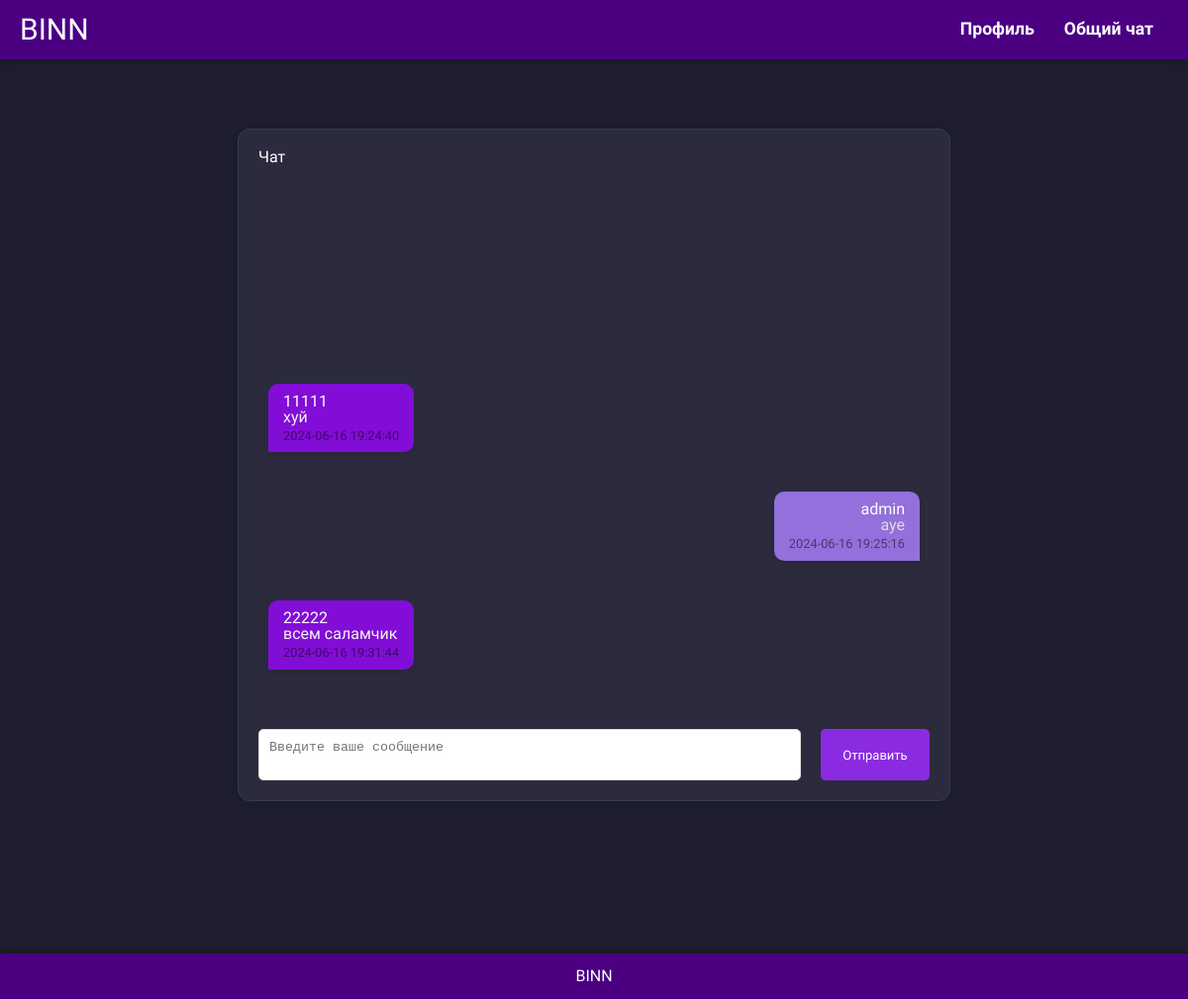
/chat (signed in), run on an earlier commit of the app's database.
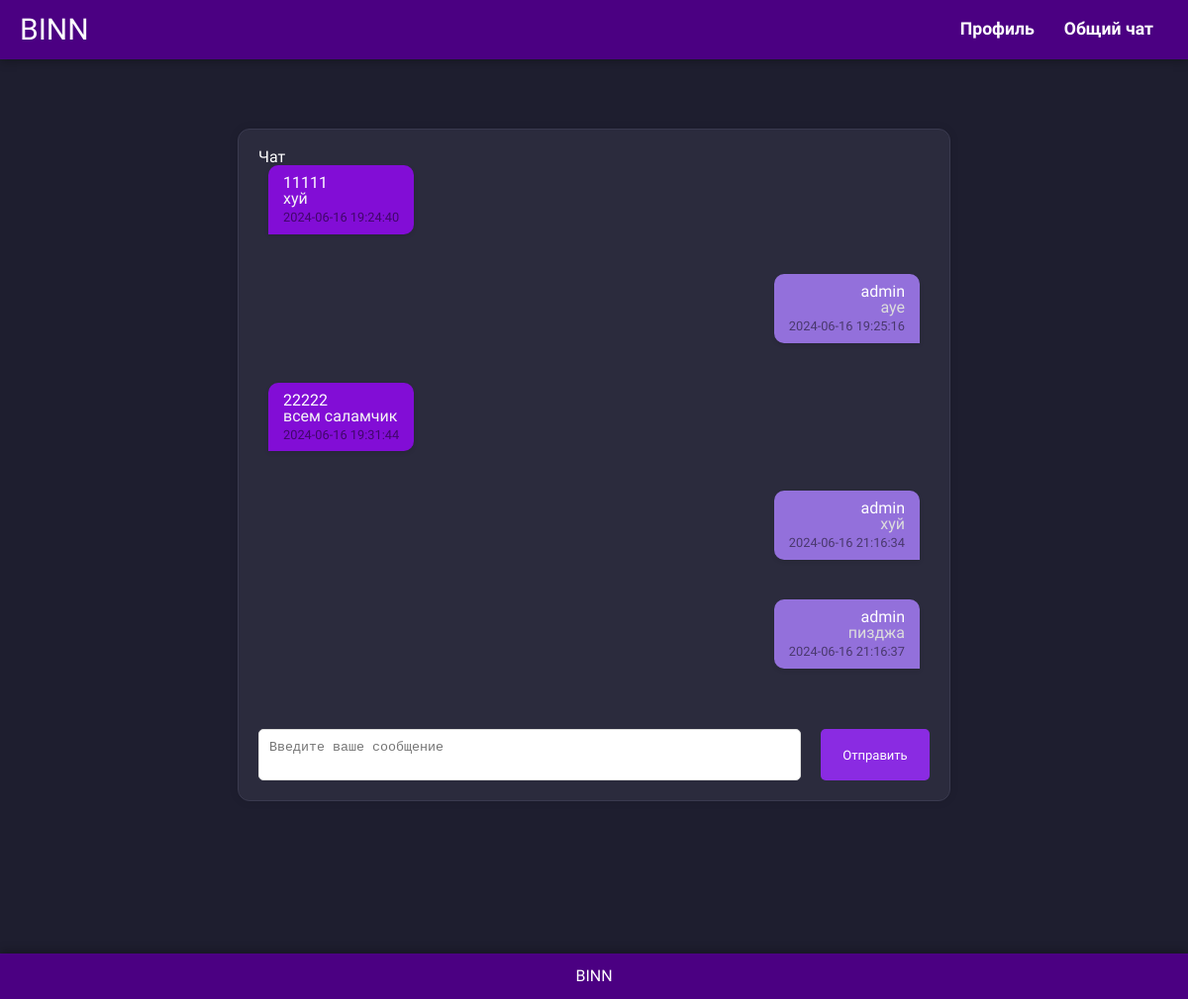
And on a later commit of the database.
### tables this page shows
CREATE TABLE messages (id INTEGER PRIMARY KEY AUTOINCREMENT, username TEXT, message TEXT, timestamp DATETIME DEFAULT CURRENT_TIMESTAMP);

### app.py (the view, shortened to what this page needs)
@app.route('/chat', methods=['GET', 'POST'])
def chat():
    if 'username' not in session:
        return redirect(url_for('login'))
    conn = get_db_connection()
    cursor = conn.cursor()
    cursor.execute('SELECT is_banned FROM users WHERE username = ?', (session['username'],))
    user = cursor.fetchone()
    conn.close()
    if user and user['is_banned']:
        return render_template('banned.html')
    conn = get_db_connection()
    cursor = conn.cursor()
    cursor.execute('SELECT * FROM messages ORDER BY timestamp DESC')
    messages = cursor.fetchall()
    conn.close()
    return render_template('chat.html', messages=messages)

### app.py (called while the page is built)
def get_db_connection():
    conn = sqlite3.connect('database.db')
    conn.row_factory = sqlite3.Row
    return conn

@app.context_processor
def utility_processor():
    return dict(
        are_friends=are_friends,
        friend_request_sent=friend_request_sent
    )

### filters.py (called while the page is built)
def split_into_lines(text, length):
    lines = [text[i:i+length] for i in range(0, len(text), length)]
    return '\n'.join(lines)

### templates/chat.html (shortened to what this page needs)
{% extends 'base.html' %}
{% block body %}
<div class="body-chat">
<main class="chat-container">
    <h2>Чат</h2>
    <div class="messages" id="messages">
        {% for message in messages %}
            <div class="message {% if message['username'] == session['username'] %}own-message{% else %}other-message{% endif %}">
                <div class="message-content">
                    <strong>
                        <a href="{{ url_for('view_profile', username=message['username']) }}">
                            {{ message['username'] }}
                        </a>
                    </strong>
                    <p>{{ message['message'] | split_into_lines(50) }}</p>
                    <small>{{ message['timestamp'] }}</small>
                </div>
            </div>
        {% endfor %}
    </div>
    <form id="chat-form" method="post" action="{{ url_for('chat') }}" class="chat-form">
        <textarea name="message" placeholder="Введите ваше сообщение" maxlength="300" required></textarea>
        <button type="submit">Отправить</button>
    </form>
</main>
</div>
{% endblock %}

### templates/base.html (shortened to what this page needs)
<!DOCTYPE html>
<html lang="ru">
<head>
    <link rel="stylesheet" href="../static/css/normalize.css">
    <link rel="stylesheet" href="../static/css/style.css">
</head>
<body>
    <header>
        <a href="/main">BINN</a>
        <nav>
            <ul>
                <li><a href="/profile">Профиль</a></li>
                <li><a href="/chat">Общий чат</a></li>
            </ul>
        </nav>
    </header>
    {% block body %}{% endblock %}
    <footer>
        <p>BINN</p>
    </footer>
</body>
</html>

### static/css/style.css (style rules this page uses)
body { background-color: rgb(27, 27, 27); font-family: Jura; }
* { margin: 0; padding: 0; box-sizing: border-box; }
body { font-family: "Helvetica Neue", Arial, sans-serif; background-color: #1e1e2f; color: #ffffff; display: flex; flex-direction: column; min-height: 100vh; }
header { background-color: #4b0082; color: white; display: flex; justify-content: space-between; align-items: center; padding: 0 20px; height: 60px; box-shadow: 0 2px 10px rgba(0, 0, 0, 0.3); }
header nav ul { list-style: none; display: flex; }
header nav ul li { margin: 0 15px; }
header nav ul li a { color: white; text-decoration: none; font-weight: bold; font-size: 1.1em; }
footer { background-color: #4b0082; color: white; text-align: center; padding: 15px 0; width: 100%; position: fixed; bottom: 0; box-shadow: 0 -2px 10px rgba(0, 0, 0, 0.3); }
nav ul { list-style: none; display: flex; }
nav ul li { margin: 0 15px; }
nav ul li a { color: white; text-decoration: none; font-weight: bold; font-size: 1.1em; }
footer { background-color: #4b0082; color: white; text-align: center; padding: 15px 0; width: 100%; position: fixed; bottom: 0; box-shadow: 0 -2px 10px rgba(0, 0, 0, 0.3); font-family: "Jura", sans-serif; font-optical-sizing: auto; font-weight: 300; font-style: normal; text-decoration: none; }
header a { color: white; text-decoration: none; font-size: 30px; font-family: "Jura", sans-serif; font-optical-sizing: auto; font-weight: 300; font-style: normal; }
.body-chat { height: 850px; display: flex; justify-content: center; align-items: center; margin-bottom: 100px; font-family: "Jura", sans-serif; font-optical-sizing: auto; font-weight: 300; font-style: normal; text-decoration: none; }
.messages { flex: 1; overflow-y: auto; display: flex; flex-direction: column-reverse; gap: 10px; padding-bottom: 10px; }
.message { display: flex; }
.own-message { justify-content: flex-end; }
.own-message .message-content { background-color: #9370db; color: #dcdcdc; text-align: right; border-radius: 10px 10px 0 10px; }
.other-message { justify-content: flex-start; }
.other-message .message-content { background-color: #820dd6; color: #f5f5f5; text-align: left; border-radius: 10px 10px 10px 0; }
.message-content { padding: 10px 15px; max-width: 60%; word-wrap: break-word; box-shadow: 0 2px 4px rgba(0, 0, 0, 0.1); }
.message-content strong a { color: rgb(255, 255, 255); text-decoration: none; }
.message-content small { display: block; margin-top: 5px; font-size: 0.8em; color: rgba(0, 0, 0, 0.5); }
.chat-form { display: flex; align-items: center; margin-top: 10px; }
.chat-form textarea { flex: 1; padding: 10px; border: 1px solid #ddd; border-radius: 5px; margin-right: 10px; resize: none; }
.chat-form button { padding: 10px 20px; background-color: #8a2be2; color: white; border: none; border-radius: 5px; cursor: pointer; transition: background-color 0.3s; height: 52px; width: 110px; font-size: 13px; font-family: "Jura", sans-serif; font-optical-sizing: auto; font-weight: 300; font-style: normal; text-decoration: none; }
.chat-container { width: 60%; max-width: 800px; height: 80%; background: #2b2b3d; padding: 30px; margin-bottom: 30px; border: 1px solid #3a3a4f; border-radius: 12px; box-shadow: 0 4px 15px rgba(0, 0, 0, 0.2); box-shadow: 0 0 10px rgba(0, 0, 0, 0.1); display: flex; flex-direction: column; padding: 20px; box-sizing: border-box; }
.chat-container form { display: flex; justify-content: space-between; }
.chat-container textarea { flex: 1; resize: none; padding: 10px; border-radius: 5px; border: 1px solid #ddd; }
.chat-container button { padding: 10px 20px; margin-left: 10px; border: none; border-radius: 5px; background-color: #8a2be2; color: white; cursor: pointer; }
.messages { flex: 1; overflow-y: auto; margin-bottom: 20px; display: flex; flex-direction: column-reverse; }
.message { margin-bottom: 10px; padding: 10px; border-radius: 5px; }

What changed in the data, as far as the page shows it:
added messages: username "admin", message|split_into_lines "пизджа", timestamp "2024-06-16 21:16:37"
added messages: username "admin", message|split_into_lines "хуй", timestamp "2024-06-16 21:16:34"
